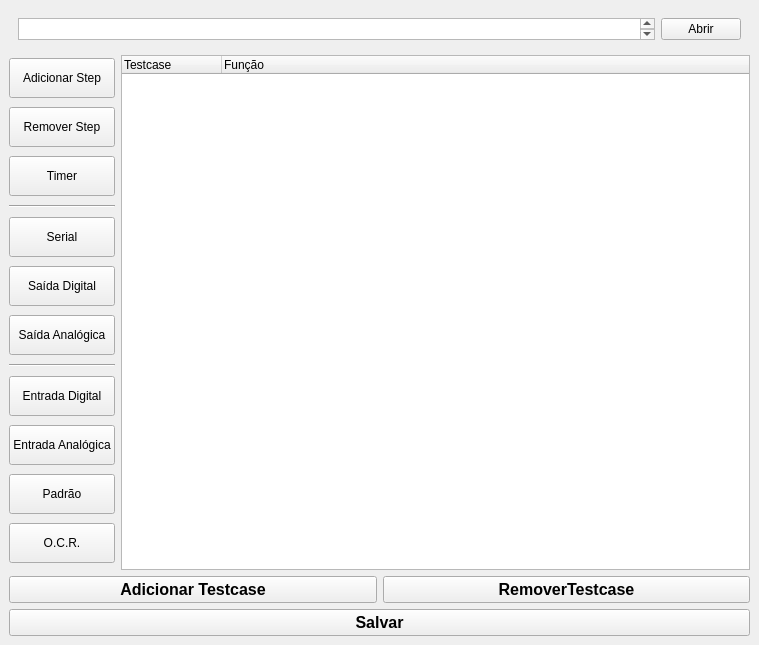
<?xml version="1.0" encoding="UTF-8"?>
<ui version="4.0">
 <class>Form</class>
 <widget class="QWidget" name="Form">
  <property name="geometry">
   <rect>
    <x>0</x>
    <y>0</y>
    <width>759</width>
    <height>645</height>
   </rect>
  </property>
  <property name="windowTitle">
   <string>Criar testcase</string>
  </property>
  <widget class="QFrame" name="verticalFrame">
   <property name="geometry">
    <rect>
     <x>0</x>
     <y>0</y>
     <width>759</width>
     <height>645</height>
    </rect>
   </property>
   <layout class="QVBoxLayout" name="verticalLayout">
    <item>
     <widget class="QFrame" name="horizontalFrame">
      <property name="enabled">
       <bool>true</bool>
      </property>
      <property name="minimumSize">
       <size>
        <width>0</width>
        <height>40</height>
       </size>
      </property>
      <property name="maximumSize">
       <size>
        <width>16777215</width>
        <height>40</height>
       </size>
      </property>
      <layout class="QHBoxLayout" name="horizontalLayout_2">
       <item>
        <widget class="QTextBrowser" name="textBrowser"/>
       </item>
       <item>
        <widget class="QPushButton" name="pushAbrir">
         <property name="text">
          <string>Abrir</string>
         </property>
        </widget>
       </item>
      </layout>
     </widget>
    </item>
    <item>
     <layout class="QHBoxLayout" name="horizontalLayout_4">
      <item>
       <layout class="QVBoxLayout" name="verticalLayout_3">
        <item>
         <widget class="QPushButton" name="pushAdicionarStep">
          <property name="minimumSize">
           <size>
            <width>0</width>
            <height>40</height>
           </size>
          </property>
          <property name="text">
           <string>Adicionar Step</string>
          </property>
         </widget>
        </item>
        <item>
         <widget class="QPushButton" name="pushRemoveStep">
          <property name="minimumSize">
           <size>
            <width>0</width>
            <height>40</height>
           </size>
          </property>
          <property name="text">
           <string>Remover Step</string>
          </property>
         </widget>
        </item>
        <item>
         <widget class="QPushButton" name="pushTimer">
          <property name="minimumSize">
           <size>
            <width>0</width>
            <height>40</height>
           </size>
          </property>
          <property name="text">
           <string>Timer</string>
          </property>
         </widget>
        </item>
        <item>
         <widget class="Line" name="line_2">
          <property name="orientation">
           <enum>Qt::Horizontal</enum>
          </property>
         </widget>
        </item>
        <item>
         <widget class="QPushButton" name="pushSerial">
          <property name="minimumSize">
           <size>
            <width>0</width>
            <height>40</height>
           </size>
          </property>
          <property name="text">
           <string>Serial</string>
          </property>
         </widget>
        </item>
        <item>
         <widget class="QPushButton" name="pushDigitalOut">
          <property name="minimumSize">
           <size>
            <width>0</width>
            <height>40</height>
           </size>
          </property>
          <property name="text">
           <string>Saída Digital</string>
          </property>
         </widget>
        </item>
        <item>
         <widget class="QPushButton" name="pushAnalogOut">
          <property name="minimumSize">
           <size>
            <width>0</width>
            <height>40</height>
           </size>
          </property>
          <property name="text">
           <string>Saída Analógica</string>
          </property>
         </widget>
        </item>
        <item>
         <widget class="Line" name="line">
          <property name="orientation">
           <enum>Qt::Horizontal</enum>
          </property>
         </widget>
        </item>
        <item>
         <widget class="QPushButton" name="pushDigitalInput">
          <property name="minimumSize">
           <size>
            <width>0</width>
            <height>40</height>
           </size>
          </property>
          <property name="text">
           <string>Entrada Digital</string>
          </property>
         </widget>
        </item>
        <item>
         <widget class="QPushButton" name="pushAnalogInput">
          <property name="minimumSize">
           <size>
            <width>0</width>
            <height>40</height>
           </size>
          </property>
          <property name="text">
           <string>Entrada Analógica</string>
          </property>
         </widget>
        </item>
        <item>
         <widget class="QPushButton" name="pushPattern">
          <property name="minimumSize">
           <size>
            <width>0</width>
            <height>40</height>
           </size>
          </property>
          <property name="text">
           <string>Padrão</string>
          </property>
         </widget>
        </item>
        <item>
         <widget class="QPushButton" name="pushOcr">
          <property name="minimumSize">
           <size>
            <width>0</width>
            <height>40</height>
           </size>
          </property>
          <property name="text">
           <string>O.C.R.</string>
          </property>
         </widget>
        </item>
       </layout>
      </item>
      <item>
       <widget class="QTreeWidget" name="treeWidget">
        <column>
         <property name="text">
          <string>Testcase</string>
         </property>
        </column>
        <column>
         <property name="text">
          <string>Função</string>
         </property>
        </column>
       </widget>
      </item>
     </layout>
    </item>
    <item>
     <layout class="QHBoxLayout" name="horizontalLayout_3">
      <item>
       <widget class="QPushButton" name="pushAdicionar">
        <property name="font">
         <font>
          <pointsize>12</pointsize>
          <bold>true</bold>
         </font>
        </property>
        <property name="text">
         <string>Adicionar Testcase</string>
        </property>
       </widget>
      </item>
      <item>
       <widget class="QPushButton" name="pushRemover">
        <property name="font">
         <font>
          <pointsize>12</pointsize>
          <bold>true</bold>
         </font>
        </property>
        <property name="text">
         <string>RemoverTestcase</string>
        </property>
       </widget>
      </item>
     </layout>
    </item>
    <item>
     <widget class="QPushButton" name="pushAdicionar_2">
      <property name="font">
       <font>
        <pointsize>12</pointsize>
        <bold>true</bold>
       </font>
      </property>
      <property name="text">
       <string>Salvar</string>
      </property>
     </widget>
    </item>
   </layout>
  </widget>
 </widget>
 <resources/>
 <connections/>
</ui>
